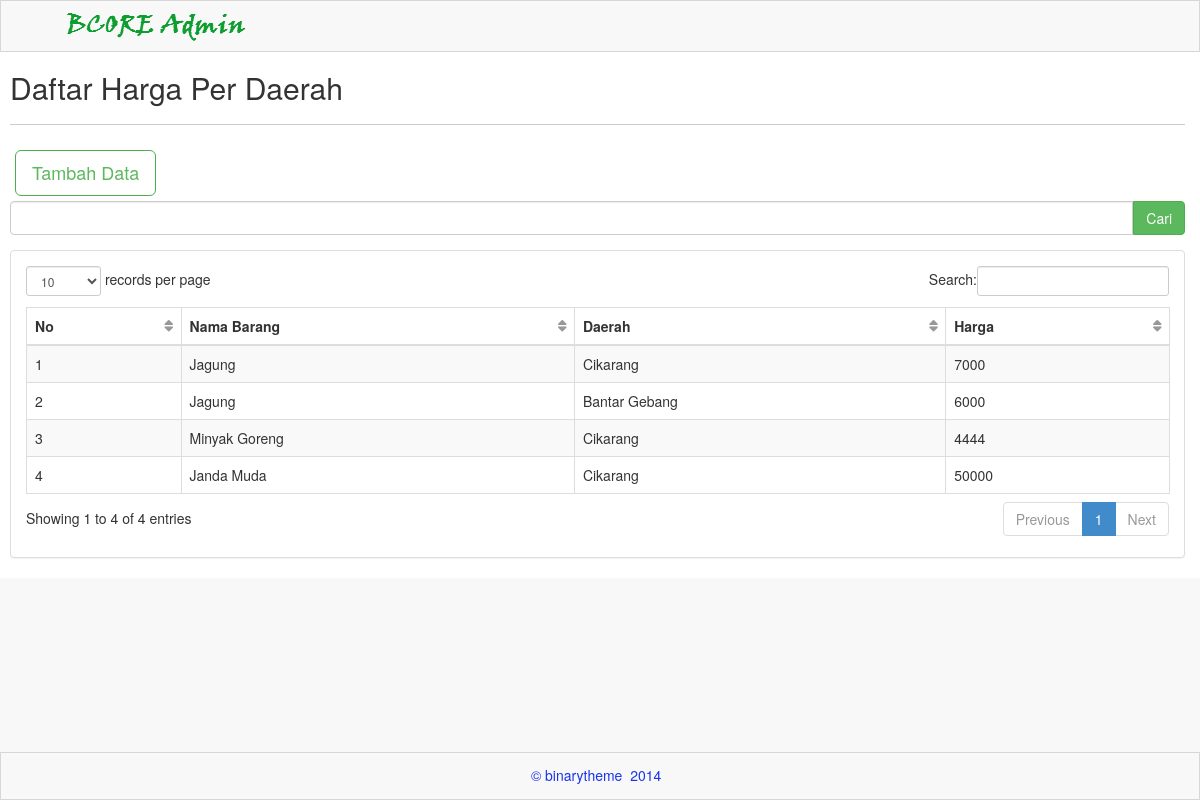
Page /aksi_cari_data.php on the committed database.
### tables this page shows
CREATE TABLE `harga` (
  `id_harga` int(11) NOT NULL AUTO_INCREMENT,
  `id_barang` int(11) DEFAULT NULL,
  `id_daerah` int(11) DEFAULT NULL,
  `harga` int(11) DEFAULT NULL,
  PRIMARY KEY (`id_harga`)
);

CREATE TABLE `barang` (
  `id_barang` int(11) NOT NULL AUTO_INCREMENT,
  `nama_barang` varchar(200) DEFAULT NULL,
  PRIMARY KEY (`id_barang`)
);

CREATE TABLE `daerah` (
  `id_daerah` int(11) NOT NULL AUTO_INCREMENT,
  `nama_daerah` varchar(200) DEFAULT NULL,
  PRIMARY KEY (`id_daerah`)
);

### aksi_cari_data.php (the view, shortened to what this page needs)
<!DOCTYPE html>
<html lang="en">
<head>
<link rel="stylesheet" href="assets/plugins/bootstrap/css/bootstrap.css" />
<link rel="stylesheet" href="assets/css/main.css" />
<link rel="stylesheet" href="assets/css/theme.css" />
<link rel="stylesheet" href="assets/css/MoneAdmin.css" />
<link rel="stylesheet"
	href="assets/plugins/Font-Awesome/css/font-awesome.css" />
<link href="assets/plugins/dataTables/dataTables.bootstrap.css"
	rel="stylesheet" />
</head>
<body class="padTop53 ">
	<div id="wrap">
		<div id="top">
			<nav class="navbar navbar-inverse navbar-fixed-top "
				style="padding-top: 10px;">
				<header class="navbar-header">
					<a href="index.html" class="navbar-brand"> <img
						src="assets/img/logo.png" alt="" /></a>
				</header>
			</nav>
		</div>
		<div id="content">
			<div class="inner">
				<div class="row">
					<div class="col-lg-12">
						<h2>Daftar Harga Per Daerah</h2>
					</div>
				</div>
				<hr />
				<a href="add_data.php" class="btn btn-success btn-lg btn-line">Tambah
					Data</a>
				<form action="aksi_cari_data.php" method="get">
					<div class="form-group input-group">
						<input type="text" name="id_barang" class="form-control col-lg-1">
						<span class="input-group-btn"> <input type="submit" value="Cari"
							class="btn btn-success">
						</span>
					</div>
				</form>
				<div class="row">
					<div class="col-lg-12">
						<div class="panel panel-default">
							<div class="panel-body">
								<div class="table-responsive">
									<table class="table table-striped table-bordered table-hover"
										id="dataTables-example">
										<thead>
											<tr>
												<th>No</th>
												<th>Nama Barang</th>
												<th>Daerah</th>
												<th>Harga</th>
											</tr>
										</thead>
										<?php
										include 'koneksi.php';
										$id_barang = $_GET [id_barang];
										$sql = "SELECT br.nama_barang AS nama,dr.nama_daerah AS daerah ,hr.harga AS harga
FROM harga AS hr
INNER JOIN barang AS br
ON (hr.id_barang=br.id_barang)
INNER JOIN daerah AS dr
ON (hr.id_daerah =dr.id_daerah)
WHERE br.nama_barang LIKE '%$id_barang%'";
										$hasil = mysqli_query ( $konek, $sql );
										?>
										<tbody>
										<?php
										$no = 1;
										while ( $data = mysqli_fetch_array ( $hasil ) ) {
											?>
											<tr>
												<td><?php echo $no;?></td>
												<td><?php echo $data[0];?></td>
												<td><?php echo $data[1];?></td>
												<td><?php echo $data[2];?></td>
											</tr>
										<?php $no++;}?>
										</tbody>
									</table>
								</div>
							</div>
						</div>
					</div>
				</div>
			</div>
		</div>
	</div>
	<div id="footer">
		<p>&copy; binarytheme &nbsp;2014 &nbsp;</p>
	</div>
</body>
</html>

### assets/css/main.css (style rules this page uses)
#wrap { margin: 0 auto; }
#footer { height: 48px; background-color: #222222; }
@media (min-width: 768px) { html, body { height: 100%; } }
@media (min-width: 768px) { #wrap { height: auto !important; height: 100%; min-height: 100%; padding: 0 0 48px; margin-bottom: -48px; } }
body.padTop53 { padding-top: 75px; overflow: visible; }
@media (min-width: 802px) { body.padTop53 { padding-top: 51px; } }
#wrap:before, #top:before, .head:before, #footer:before, #wrap:after, #top:after, .head:after, #footer:after { display: table; content: " "; }
#wrap:after, #top:after, .head:after, #footer:after { clear: both; }
#wrap { background-color: #f8f8f8; }
#top .navbar { margin-bottom: 0; border:1px solid rgb(216, 215, 215); background-color:#f8f8f8; }
#top .navbar-brand { padding: 0; }
#content { -webkit-transition: margin 0.4s; transition: margin 0.4s; }
.inner { position: relative; min-height: 1px; padding-right: 15px; padding-left: 10px; background: #fff; border: 0px solid #e4e4e4; }
@media (min-width: 768px) { .inner { float: left; width: 100%; } }
.inner .row { margin-right: -15px; margin-left: -15px; }
#footer { margin: 0 auto; color: #1933EC; background-color:#f8f8f8; border:1px solid rgb(216, 215, 215); }
#footer p { padding: 12px 0 0; text-align: center; }
.btn-line.btn-success { color: #5cb85c; background-color: #fff; border-color: #4cae4c; }
.inner hr { margin-top: 10px; border-top-color: #ccc; }

### assets/css/MoneAdmin.css (style rules this page uses)
body { background-color: #f8f8f8; }
table.dataTable thead .sorting, table.dataTable thead .sorting_asc:after, table.dataTable thead .sorting_desc, table.dataTable thead .sorting_asc_disabled, table.dataTable thead .sorting_desc_disabled { background: transparent; }
table.dataTable thead .sorting_asc:after { content: "\f0de"; float: right; font-family: fontawesome; }
table.dataTable thead .sorting:after { content: "\f0dc"; float: right; font-family: fontawesome; color: rgba(50,50,50,.5); }

### rows in the picture
harga: id_barang.nama_barang "Jagung", id_daerah.nama_daerah "Cikarang", harga "7000"
harga: id_barang.nama_barang "Jagung", id_daerah.nama_daerah "Bantar Gebang", harga "6000"
harga: id_barang.nama_barang "Minyak Goreng", id_daerah.nama_daerah "Cikarang", harga "4444"
harga: id_barang.nama_barang "Janda Muda", id_daerah.nama_daerah "Cikarang", harga "50000"
